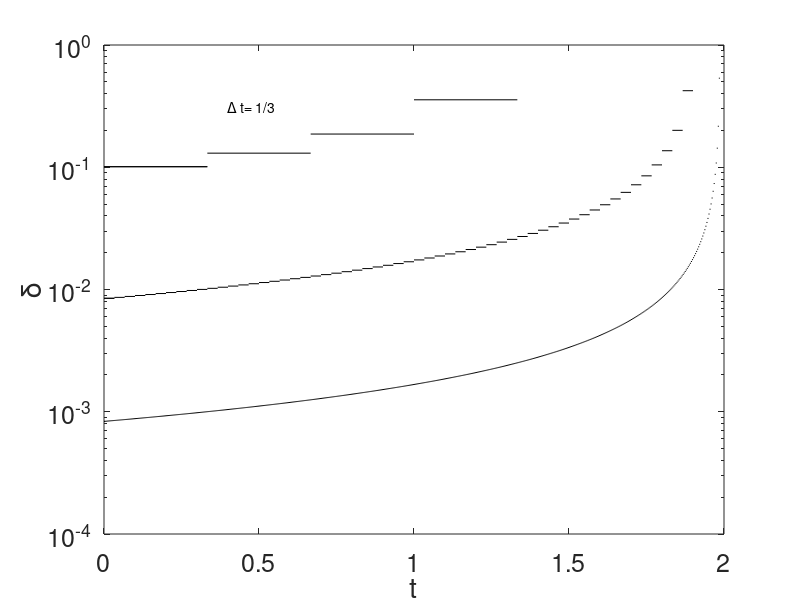

This figure's MATLAB source: (Note: this script raises an error after producing the figure.)
%-------------------------------------------------------------------------
%
% File: forward_error.m
% Author: Julia Jankowski 
% Date: July 2015
%
% Purpose: Compute the optimal backward error for the forward Euler method
%-------------------------------------------------------------------------


clf
close all

for N= [3,30,300]
    
    y = zeros(2*N+1,1);
    dt = 1/N;
    y(1) = 1;
    
    %forward Euler method
    for k = 2:2*N+1
        y(k) = y(k-1)- dt*sqrt(y(k-1));
        if y(k)< 0
            break;
        end
    end
    
    delta = zeros(2*N,1);
    
    %compute the optimal backward error for the forward Euler method
    for k = 1:2*N
        if y(k+1)>0
            delta(k)= 2*(sqrt(y(k))-sqrt(y(k+1)))/dt -1;
        end
    end
    
    tau = linspace(0,2,2*N+1);
    
    %plot error on semilog plot
    semilogy(tau(1:2), abs([delta(1),delta(1)]), 'k-');
    
    hold on
    
    for k=1:2*N
        if delta(k) == 0,
            break
        end
        
        semilogy(tau(k:k+1), abs([delta(k),delta(k)]), 'k-');
    end
    
end

%add labels and set font sizes
set(gca,'fontsize', 18);

xlabel('t')
ylabel('\delta')

x1= 0.4;
y1= 10^(-0.5);

str1 = '\Delta t= 1/3';
txt1 = text(x1,y1,str1)
txt1.FontSize=14;

%
x2= 0.4;
y2= 10^(-1.8);
str2 = '\Delta t= 1/30';
txt2 = text(x2,y2,str2)
txt2.FontSize=14;

%
x3= 0.4;
y3= 10^(-2.8);
str3 = '\Delta t= 1/300';
txt3 = text(x3,y3,str3)
txt3.FontSize=14;


